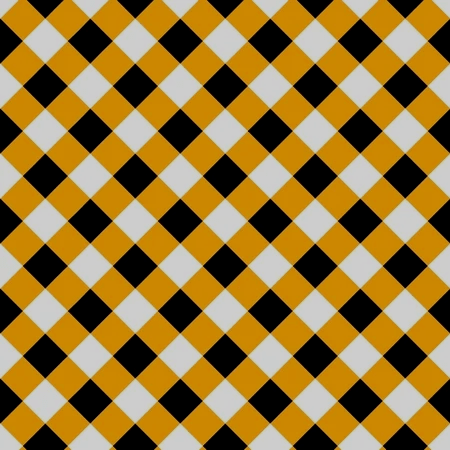
%> input picture Práctica 11 - Contador de objetos y áreas/cuadros.png, 450 x 450 px
$ octave contadorDeObjetos.m   (GNU Octave 9; MATLAB toolbox functions it lacks are replaced by stand-ins)
%> lines starting %> are read from the running program, lines starting %| are printed output that depends on the picture; in (x1, y1, x2, y2) boxes, pixels count from 0 and x2, y2 are one past the last pixel; in counts of white or black regions, pixels touching at a corner belong together; the program's own positions count from 1
% Se lee la imágen a tratar
imagen = imread('cuadros.png');
%> imagen is the input picture: size 450x450x3 uint8; mean R, G, B 152, 118.9, 53.4

% Se convierte la imágen a escala de grises
imagenGrises = rgb2gray(imagen);
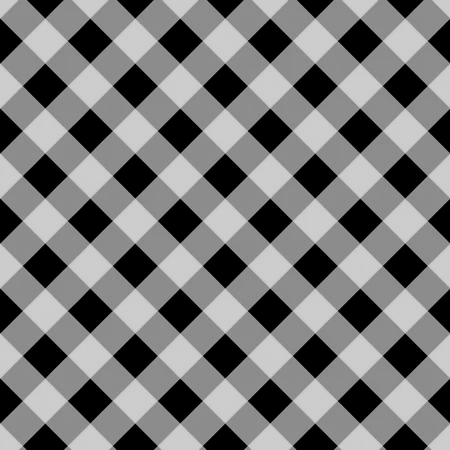
%> imagenGrises: size 450x450 uint8; min 0, max 205, mean 121.3
imagenGrises = double(imagenGrises);
%> imagenGrises: size 450x450 double

% Se obtiene las dimensiones de la imágen
[ancho, alto] = size(imagenGrises);
%> ancho = 450; alto = 450

% Se crea la variable para la imágen binarizada
imagenBinaria = zeros(ancho, alto);

% Se binariza la imágen, siendo como ubral el valor de 145
for x = 1:ancho
    for y = 1:alto
        if imagenGrises(x, y) >= 100
            imagenBinaria(x, y) = 0;
        else
            imagenBinaria(x, y) = 255;
        end
    end
end
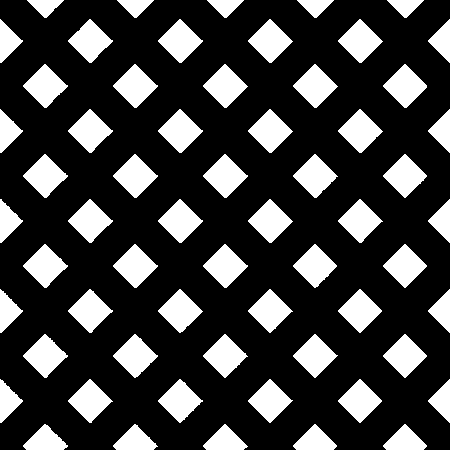
%> imagenBinaria: size 450x450 double; 25.4% white; 60 white regions, largest, box (x1, y1, x2, y2) and area: (158, 19, 203, 63) 1035, (113, 64, 158, 108) 1035, (158, 109, 203, 153) 1035

% Se convierte la imágen binarizada a tipo uint8
imagenBinaria = uint8(imagenBinaria);

% Se crea la matriz empleada como estructura de referencia
matriz = [0 1 0; 1 1 1; 0 1 0];

% Se erosiona la imágen
erosion = imerode(imagenBinaria, matriz);
%> erosion: size 450x450 uint8; 23.1% white; 60 white regions, largest, box (x1, y1, x2, y2) and area: (159, 20, 202, 62) 945, (249, 20, 292, 62) 945, (339, 20, 382, 62) 945
erosion = imerode(erosion, matriz);
%> erosion: size 450x450 uint8; 21% white; 60 white regions, largest, box (x1, y1, x2, y2) and area: (160, 21, 201, 61) 860, (250, 21, 291, 61) 860, (340, 21, 381, 61) 860
erosion = imerode(erosion, matriz);
%> erosion: size 450x450 uint8; 19% white; 60 white regions, largest, box (x1, y1, x2, y2) and area: (161, 22, 200, 60) 779, (251, 22, 290, 60) 779, (341, 22, 380, 60) 779

% Se dilata la imágen
dilatacion = imdilate(erosion, matriz);
dilatacion = imdilate(dilatacion, matriz);
dilatacion = imdilate(dilatacion, matriz);
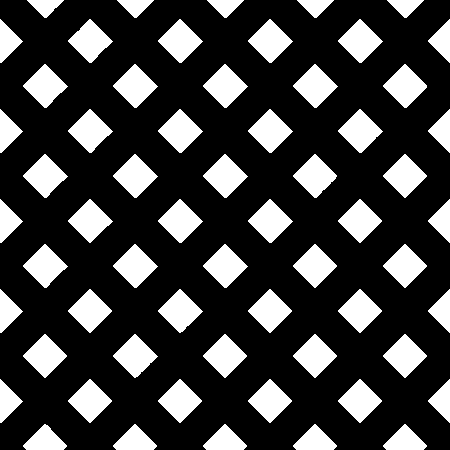
%> dilatacion: size 450x450 uint8; 25.3% white; 60 white regions, largest, box (x1, y1, x2, y2) and area: (158, 19, 203, 63) 1034, (248, 19, 293, 63) 1034, (338, 19, 383, 63) 1034

% Se rellenan los hoyos de la imágen
relleno = imfill(dilatacion, 'holes');

% Se convierte la imágen binarizada a formato double
imagenBinaria = double(imagenBinaria);

% Se asignan las variables para las etiquetas y las colisiones
etiqueta = 2;
colision = 1;

% Se recorre la imágen
for x = 2:(ancho - 1)
    for y = 2:(alto - 1)

        % Si los píxeles vecinos son ceros, se le asigna una etiqueta y se incrementa el número de las mismas
        if (imagenBinaria(x, y) == 1)
            if ((imagenBinaria(x, y - 1) == 0) && (imagenBinaria(x- 1, y) == 0))
                imagenBinaria(x, y) = etiqueta;
                etiqueta = etiqueta + 1;
            end

            % Si uno de los píxeles vecinos tiene una etiqueta asignada, esta etiqueta se le asigna al píxel actual
            if (((imagenBinaria(x, y - 1) > 1) && (imagenBinaria(x - 1, y) < 2)) || ((imagenBinaria(x, y - 1) < 2) && (imagenBinaria(x - 1, y) > 1)))

                if (imagenBinaria(x, y - 1) > 1)
                    imagenBinaria(x, y) = imagenBinaria(x, y - 1);
                end

                if (imagenBinaria(x - 1, y) > 1)
                    imagenBinaria(x, y) = imagenBinaria(x - 1, y);
                end

            end

            % Si varios de los píxeles vecinos tienen una etiqueta asignada, se le asigna una de ellas a este píxel
            if ((imagenBinaria(x, y - 1) > 1) && (imagenBinaria(x - 1, y) > 1))
                imagenBinaria(x, y) = imagenBinaria(x - 1, y);

                % Las etiquetas no usadas son registradas como colisiones
                if ((imagenBinaria(x, y - 1) ~= (imagenBinaria(x- 1, y))))
                    ec1(colision) = imagenBinaria(x - 1, y);
                    ec2(colision) = imagenBinaria(x, y - 1);
                    colision = colision + 1;
                end
            end
        end
    end
end
%> after the loop, colision = 1; etiqueta = 2

% Se resuelven las colisiones
for ind = 1:(colision - 1)

    % Sd detecta la etiqueta más paqueña de las que participan en la colisión.
    if (ec1(ind) <= ec2(ind))
        for r = 1:ancho
            for c = 1:alto
                if (imagenBinaria(r, c) == ec2(ind))
                    imagenBinaria(r, c) = ec1(ind);
                end
            end
        end
    end

    if (ec1(ind) > ec2(ind))
        for r = 1:ancho
            for c = 1:alto
                if (imagenBinaria(r, c) == ec1(ind))
                    imagenBinaria(r,c ) = ec2(ind);
                end
            end
        end
    end
end
%> this loop made 0 passes

% Obetenemos los valores únicos de la imágen binaria
unicos = unique(imagenBinaria);
%> unicos = [0; 255]
t = length(unicos);
%> t = 2

% Se re-etiquetan los píxeles con los valores mínimos
imagenEtiquetada = bwlabel(relleno, 8);
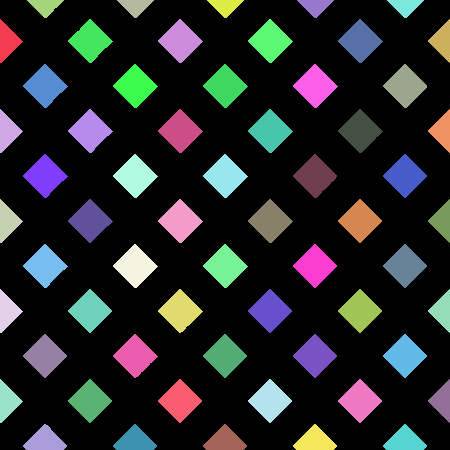
%> imagenEtiquetada: size 450x450 double; 61 distinct labels, from 0 to 60; one colour per label, 0 black
for r = 1:ancho
    for c = 1:alto
        for ix = 2:t
            if (imagenEtiquetada(r, c) == unicos(ix))
                imagenEtiquetada(r, c) = ix - 1;
            end
        end
    end
end

totalDeObjetos = max(max(imagenEtiquetada));
%> totalDeObjetos = 60

for i = 1:totalDeObjetos
    array(i) = numel(find(imagenEtiquetada == i));
end
%> this loop made 60 passes
%> after the loop, array = 60 values, max 1034 at index 17, min 358 at index 11, mean 854.4

% Se preparan los datos para el despliegue
resultado = mat2gray(imagenEtiquetada);
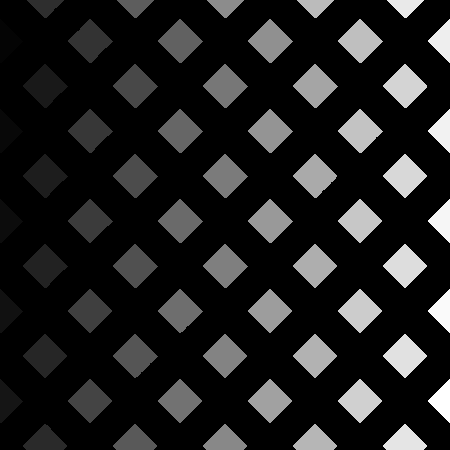
%> resultado: size 450x450 double; min 0, max 1, mean 0.127
imagenEtiquetada = bwlabel(resultado, 8);

% Se encuentran los objetos contenidos en la imágen binaria
objetos = bwlabel(resultado, 8);

% Se obtiene el número de objetos detectados
numeroDeObjetos = max(max(objetos));
%> numeroDeObjetos = 60

% Se selcciona un objeto, se calcula su centroide y se guardan sus posiciones
for o = 1:numeroDeObjetos
    O = objetos == o;
    H = regionprops(double(O), 'centroid');
    punto(o, 1) = H.Centroid(1);
    punto(o, 2) = H.Centroid(2);
end
%> this loop made 60 passes
%> H on passes 1 to 12: {Centroid [8.2 42]}, {Centroid [8.2 132]}, {Centroid [8.2 222]}, {Centroid [8.2 312]}, {Centroid [8.2 402]}, {Centroid [45.7 86.7]}, {Centroid [45.6 176.6]}, {Centroid [45.6 266.6]}, {Centroid [45.5 356.5]}, {Centroid [45.5 441.2]}, {Centroid [45.9 6.8]}, {Centroid [90.7 41.7]}
%> pass 1, `O = objetos == o;`:
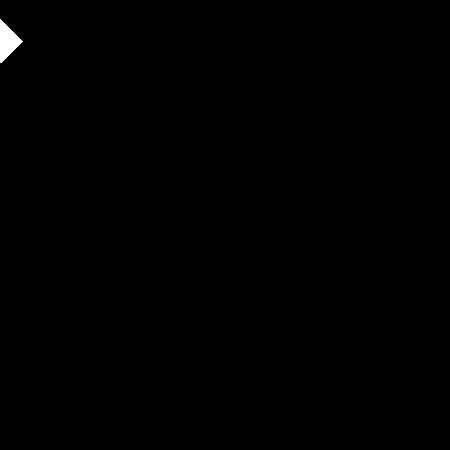
%> O: size 450x450 logical; 0.26% white; 1 white region, box (x1, y1, x2, y2) and area: (0, 19, 23, 63) 528
%> after the loop, punto = 60 rows, first 12: [8.19 41.96; 8.19 132; 8.19 222; 8.19 312; 8.19 402; 45.66 86.65; 45.61 176.6; 45.59 266.6; 45.5 356.5; 45.52 441.2; 45.95 6.79; 90.69 41.67]

% Se despliega la imágen
figure(1),imshow(resultado),title(['Número de elementos:',num2str(totalDeObjetos)])
disp('Él número total de objetos en la imágen es:')
disp(totalDeObjetos)
%| 60
hold on

% Se ubican las etiquetas en sus respectivos objetos
for d = 1:numeroDeObjetos
    text(punto(d, 1),punto(d, 2),strcat('\color{magenta}',num2str(array(d))),'FontSize',10);
end
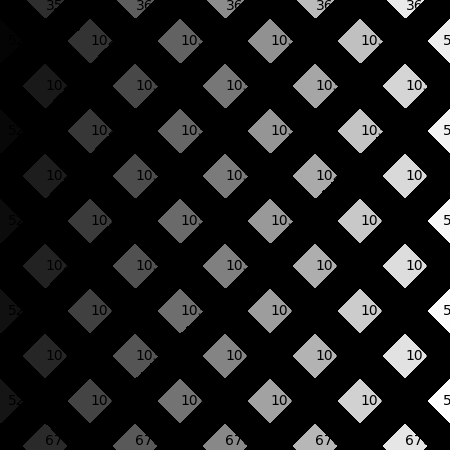
%> figure redrawn from the program's plot data; its title reads 'Número de elementos:60'

aux = 0;
for i = 1:numeroDeObjetos
    for j = 1:(numeroDeObjetos - 1)
        if (array(j) > array(j + 1))
            aux = array(j);
            array(j) = array(j + 1);
            array(j + 1) = aux;
        end
    end
    disp(array(j));
end
%> after the loop, array = 60 values from 358 to 1034; aux = 528

for d = 1:numeroDeObjetos
    arreglo1(d) = array(d);
    str = '-';

    [num2str(d) str num2str(arreglo1(d))]
end
%> this loop made 60 passes
%> after the loop, arreglo1 = 60 values from 358 to 1034

%for d = 1:numeroDeObjetos
%    text(250,d*4,strcat('\color{red}A de:',num2str(d),'es:',num2str(array(d))),'FontSize',10);
%end
